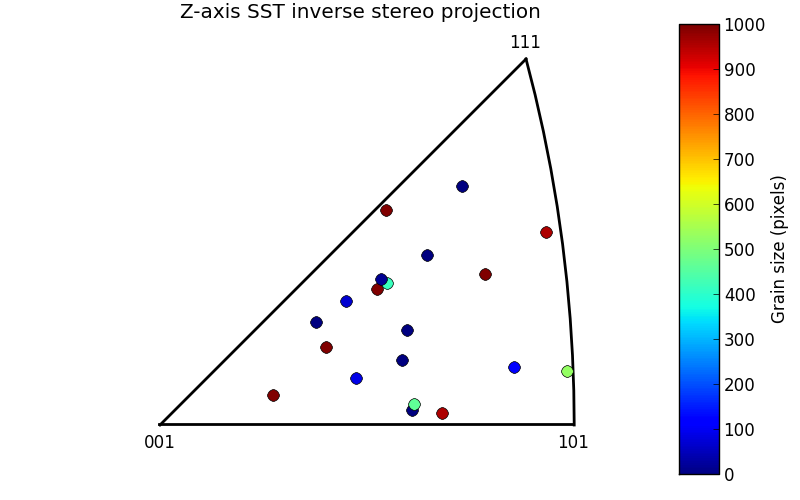

Write the Python code that produced this figure.
import os, numpy as np
from pymicro.crystal.texture import PoleFigure
from pymicro.crystal.microstructure import Microstructure, Grain, Orientation
from matplotlib import pyplot as plt, colors, colorbar, cm

'''
An inverse pole figure with symboled colored by the grain size.
'''
eulers = Orientation.read_orientations('../data/EBSD_20grains.txt', data_type='euler', usecols=[1, 2, 3])
micro = Microstructure(name='test')
for i in range(20):
    micro.grains.append(Grain(i + 1, eulers[i + 1]))
grain_sizes = np.genfromtxt('../data/EBSD_20grains.txt', usecols=[9])

# build a custom pole figure
pf = PoleFigure(microstructure=micro, hkl='001')#, lattice=Ti7Al)
pf.mksize = 8
pf.set_map_field('strain', grain_sizes, field_min_level=0.0, field_max_level=1000., lut='jet')
fig = plt.figure(figsize=(8, 5))
ax1 = fig.add_axes([0.05, 0.05, 0.8, 0.9], aspect='equal')
pf.plot_sst(ax=ax1, mk='o')
ax1.set_title('%s-axis SST inverse %s projection' % (pf.axis, pf.proj))

# to add the color bar
ax2 = fig.add_axes([0.85, 0.05, 0.05, 0.9])
norm = colors.Normalize(vmin=0., vmax=1000.)
cb = colorbar.ColorbarBase(ax2, cmap=cm.jet, norm=norm, orientation='vertical')
cb.set_label('Grain size (pixels)')

image_name = os.path.splitext(__file__)[0] + '.png'
print('writting %s' % image_name)
plt.savefig(image_name, format='png')

from matplotlib import image

image.thumbnail(image_name, 'thumb_' + image_name, 0.2)
